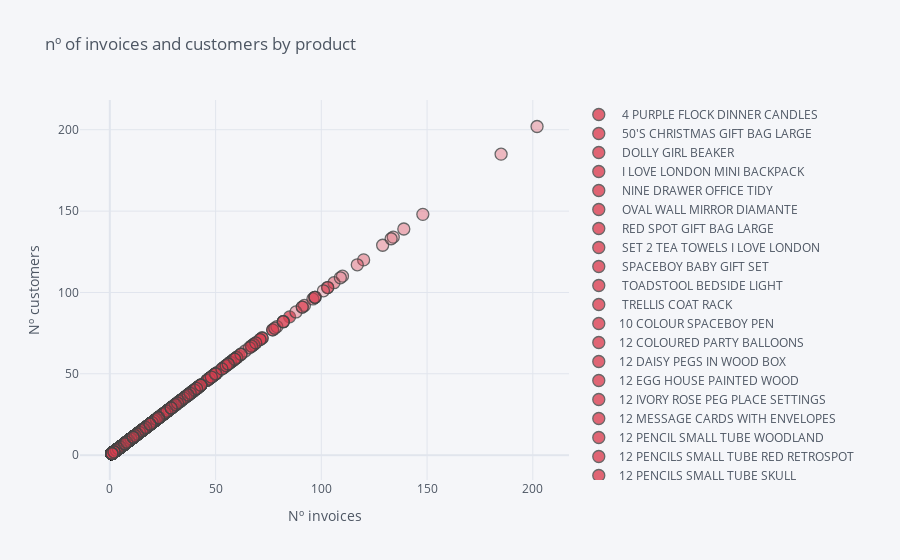

Here is the notebook cell this chart was saved with:
### Markdown cell above
## 5. Create an interactive scatter plot that plots number of invoices (x-axis) vs. number of customers (y-axis) and the plot points represent individual products. Add two sliders that control the x and y axis ranges.

### Code cell
'''party_bunting=data.loc[data.description=='PARTY BUNTING']'''

count_inv_coust=data.groupby('description').count()
count_inv_coust=count_inv_coust[['invoiceno', 'customerid']]


count_inv_coust.reset_index(inplace=True)


count_inv_coust.iplot(x='invoiceno', y='customerid', categories='description',
           xTitle='Nº invoices', yTitle='Nº customers',
           color='red', title='nº of invoices and customers by product')
